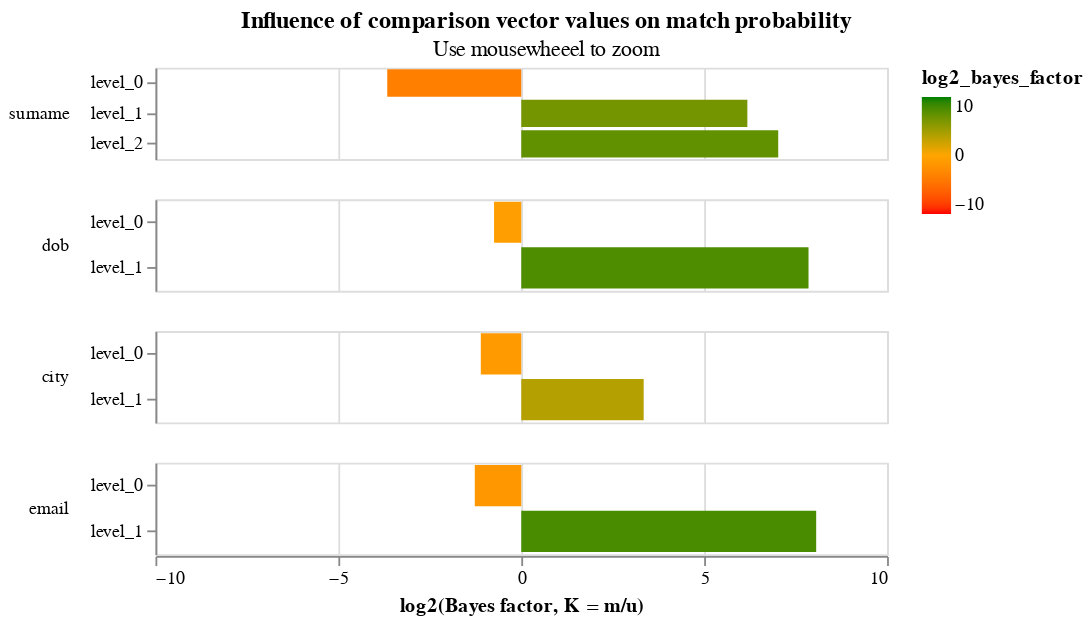

This figure's notebook cell:
### Markdown cell above
An alternative representation of the parameters displays them in terms of the effect different values in the comparison vectors have on the match probability:

### Code cell
model.bayes_factor_chart()

### Figure 1 — Vega-Lite specification as saved in the notebook (floating-point values rounded to 4 significant figures)
{"$schema": "https://vega.github.io/schema/vega-lite/v4.json", "config": {"header": {"title": null}, "mark": {"tooltip": null}, "title": {"anchor": "middle"}, "view": {"continuousHeight": 300, "continuousWidth": 400, "height": 300, "width": 400}}, "data": {"name": "data-3a8b4ea4338d76dfe24747b15fc95399"}, "datasets": {"data-3a8b4ea4338d76dfe24747b15fc95399": [{"bayes_factor": 0.07891, "column_name": "surname", "gamma_column_name": "gamma_surname", "gamma_index": 0, "level_name": "level_0", "level_proportion": 0.6863, "log2_bayes_factor": -3.664, "m_probability": 0.07822, "max_gamma_index": 2, "num_levels": 3, "u_probability": 0.9912}, {"bayes_factor": 72.54, "column_name": "surname", "gamma_column_name": "gamma_surname", "gamma_index": 1, "level_name": "level_1", "level_proportion": 0.09785, "log2_bayes_factor": 6.181, "m_probability": 0.2852, "max_gamma_index": 2, "num_levels": 3, "u_probability": 0.003932}, {"bayes_factor": 130.2, "column_name": "surname", "gamma_column_name": "gamma_surname", "gamma_index": 2, "level_name": "level_2", "level_proportion": 0.2158, "log2_bayes_factor": 7.024, "m_probability": 0.6366, "max_gamma_index": 2, "num_levels": 3, "u_probability": 0.00489}, {"bayes_factor": 0.597, "column_name": "dob", "gamma_column_name": "gamma_dob", "gamma_index": 0, "level_name": "level_0", "level_proportion": 0.8639, "log2_bayes_factor": -0.7442, "m_probability": 0.596, "max_gamma_index": 1, "num_levels": 2, "u_probability": 0.9983}, {"bayes_factor": 231.2, "column_name": "dob", "gamma_column_name": "gamma_dob", "gamma_index": 1, "level_name": "level_1", "level_proportion": 0.1361, "log2_bayes_factor": 7.853, "m_probability": 0.404, "max_gamma_index": 1, "num_levels": 2, "u_probability": 0.001748}, {"bayes_factor": 0.4647, "column_name": "city", "gamma_column_name": "gamma_city", "gamma_index": 0, "level_name": "level_0", "level_proportion": 0.776, "log2_bayes_factor": -1.106, "m_probability": 0.439, "max_gamma_index": 1, "num_levels": 2, "u_probability": 0.9449}, {"bayes_factor": 10.17, "column_name": "city", "gamma_column_name": "gamma_city", "gamma_index": 1, "level_name": "level_1", "level_proportion": 0.224, "log2_bayes_factor": 3.347, "m_probability": 0.561, "max_gamma_index": 1, "num_levels": 2, "u_probability": 0.05515}, {"bayes_factor": 0.4145, "column_name": "email", "gamma_column_name": "gamma_email", "gamma_index": 0, "level_name": "level_0", "level_proportion": 0.8027, "log2_bayes_factor": -1.27, "m_probability": 0.4136, "max_gamma_index": 1, "num_levels": 2, "u_probability": 0.9978}, {"bayes_factor": 267.3, "column_name": "email", "gamma_column_name": "gamma_email", "gamma_index": 1, "level_name": "level_1", "level_proportion": 0.1973, "log2_bayes_factor": 8.062, "m_probability": 0.5864, "max_gamma_index": 1, "num_levels": 2, "u_probability": 0.002194}]}, "encoding": {"color": {"field": "log2_bayes_factor", "scale": {"domain": [-10, 0, 10], "range": ["red", "orange", "green"]}, "type": "quantitative"}, "row": {"field": "column_name", "header": {"labelAlign": "left", "labelAnchor": "middle", "labelAngle": 0}, "sort": {"field": "gamma_index"}, "type": "nominal"}, "tooltip": [{"field": "column_name", "type": "nominal"}, {"field": "level_name", "type": "ordinal"}, {"field": "m_probability", "format": ".4f", "type": "quantitative"}, {"field": "bayes_factor", "format": ".4f", "type": "quantitative"}, {"field": "level_proportion", "format": ".2%", "title": "Percentage of record comparisons in this level", "type": "nominal"}, {"field": "log2_bayes_factor", "format": ".4f", "title": "log2(Bayes factor, K = m/u)", "type": "quantitative"}], "x": {"axis": {"title": "log2(Bayes factor, K = m/u)", "values": [-10, -5, 0, 5, 10]}, "field": "log2_bayes_factor", "scale": {"domain": [-10, 10]}, "type": "quantitative"}, "y": {"axis": {"title": null}, "field": "level_name", "type": "nominal"}}, "height": 50, "mark": {"clip": true, "type": "bar"}, "resolve": {"scale": {"y": "independent"}}, "selection": {"selector076": {"bind": "scales", "encodings": ["x"], "type": "interval"}}, "title": {"subtitle": "Use mousewheeel to zoom", "text": "Influence of comparison vector values on match probability"}}
